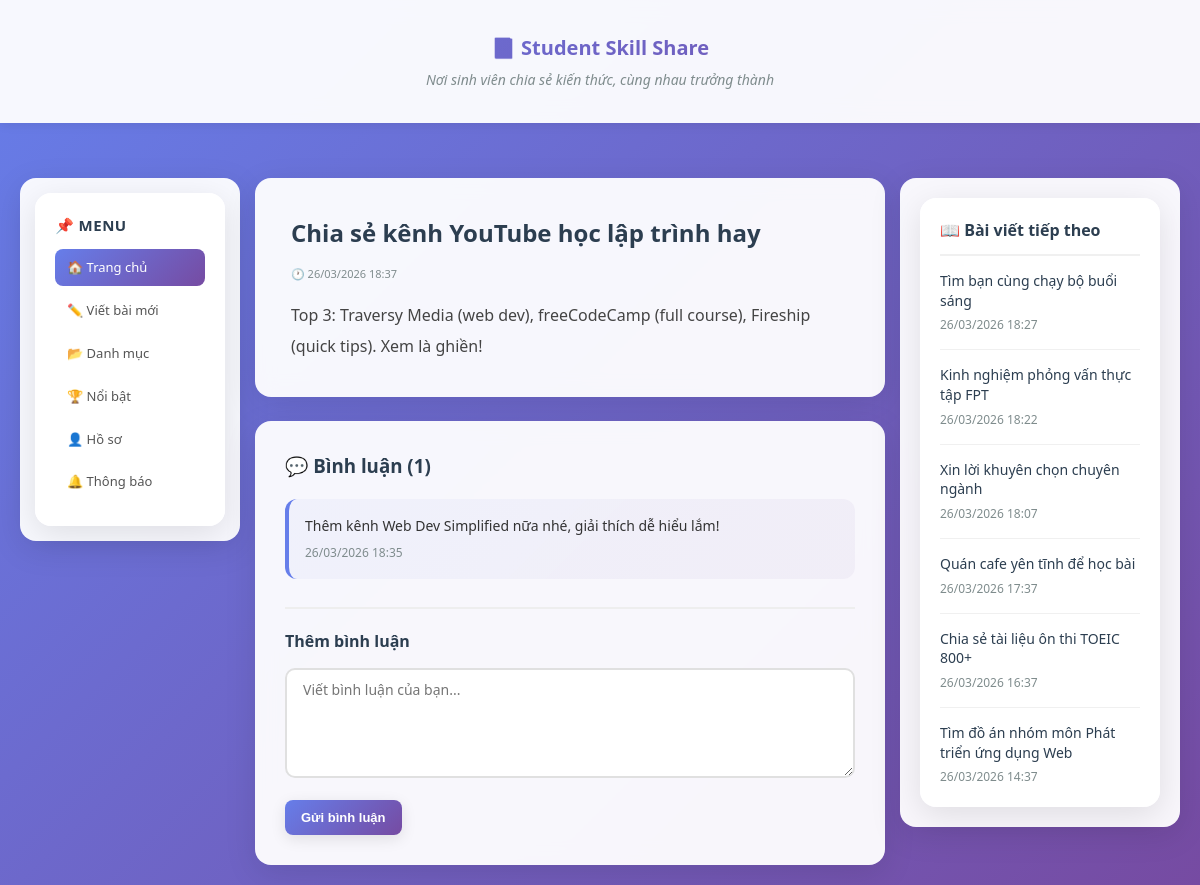
The app's page /post.php?id=20 with its own data.
### tables this page shows
CREATE TABLE IF NOT EXISTS posts (
    id INT AUTO_INCREMENT PRIMARY KEY,
    title VARCHAR(255) NOT NULL,
    content TEXT NOT NULL,
    like_count INT DEFAULT 0,
    created_at TIMESTAMP DEFAULT CURRENT_TIMESTAMP
);

CREATE TABLE IF NOT EXISTS comments (
    id INT AUTO_INCREMENT PRIMARY KEY,
    post_id INT NOT NULL,
    content TEXT NOT NULL,
    created_at TIMESTAMP DEFAULT CURRENT_TIMESTAMP,
    FOREIGN KEY (post_id) REFERENCES posts(id) ON DELETE CASCADE
);

### app/config/database.php (called while the page is built, shortened)
<?php
function getConnection() {
    static $pdo = null;
    if ($pdo === null) {
        try {
            $dsn = "mysql:host=" . DB_HOST . ";dbname=" . DB_NAME . ";charset=utf8mb4";
            $pdo = new PDO($dsn, DB_USER, DB_PASS);
            $pdo->setAttribute(PDO::ATTR_ERRMODE, PDO::ERRMODE_EXCEPTION);
            $pdo->setAttribute(PDO::ATTR_DEFAULT_FETCH_MODE, PDO::FETCH_ASSOC);
        } catch (PDOException $e) {
            error_log("Database connection failed: " . $e->getMessage());
            die("
                <!DOCTYPE html>
                <html>
                <head>
                    <meta charset='UTF-8'>
                    <title>Lỗi kết nối</title>
                    <style>
                        body { font-family: Arial; padding: 50px; background: #f5f5f5; }
                        .error-box { background: white; padding: 30px; border-radius: 10px; max-width: 600px; margin: 0 auto; box-shadow: 0 2px 10px rgba(0,0,0,0.1); }
                        h2 { color: #e74c3c; }
                        .steps { background: #f9f9f9; padding: 15px; border-left: 4px solid #3498db; margin: 20px 0; }
                    </style>
                </head>
                <body>
                    <div class='error-box'>
                        <h2>⚠️ Không thể kết nối database</h2>
                        <p>Vui lòng kiểm tra:</p>
                        <div class='steps'>
                            <ol>
                                <li>MySQL đã chạy trong XAMPP chưa?</li>
                                <li>Database 'student_blog' đã được tạo chưa?</li>
                                <li>Đã import file database.sql chưa?</li>
                                <li>Thông tin kết nối trong app/config/database.php đúng chưa?</li>
                            </ol>
                        </div>
                        <p><strong>Lỗi:</strong> " . htmlspecialchars($e->getMessage()) . "</p>
                        <p><a href='test-db.php' style='color: #3498db;'>→ Test kết nối database</a></p>
                    </div>
                </body>
                </html>
            ");
        }
    }
    return $pdo;
}

### app/models/Post.php (called while the page is built, shortened)
<?php
require_once __DIR__ . '/../config/database.php';
class Post {
    private $pdo;
    public function __construct() {
        $this->pdo = getConnection();
    }
    public function getSuggested($excludeId, $limit = 5) {
        $stmt = $this->pdo->prepare("SELECT id, title, created_at FROM posts WHERE id != :excludeId ORDER BY created_at DESC LIMIT :limit");
        $stmt->bindValue(':excludeId', (int)$excludeId, PDO::PARAM_INT);
        $stmt->bindValue(':limit', (int)$limit, PDO::PARAM_INT);
        $stmt->execute();
        return $stmt->fetchAll();
    }
    public function getById($id) {
        $stmt = $this->pdo->prepare("SELECT * FROM posts WHERE id = ?");
        $stmt->execute([$id]);
        return $stmt->fetch();
    }
}

### app/helpers/helpers.php (called while the page is built, shortened)
<?php
function escape($string) {
    return htmlspecialchars($string, ENT_QUOTES, 'UTF-8');
}
function formatDate($datetime) {
    return date('d/m/Y H:i', strtotime($datetime));
}

### app/models/Comment.php (called while the page is built, shortened)
<?php
require_once __DIR__ . '/../config/database.php';
class Comment {
    private $pdo;
    public function __construct() {
        $this->pdo = getConnection();
    }
    public function getByPostId($postId) {
        $stmt = $this->pdo->prepare("SELECT * FROM comments WHERE post_id = ? ORDER BY created_at ASC");
        $stmt->execute([$postId]);
        return $stmt->fetchAll();
    }
}

### public/post.php (the view, shortened to what this page needs)
<?php
require_once __DIR__ . '/../app/models/Post.php';
require_once __DIR__ . '/../app/models/Comment.php';
require_once __DIR__ . '/../app/helpers/helpers.php';
$postId = isset($_GET['id']) ? (int)$_GET['id'] : 0;
$postModel = new Post();
$commentModel = new Comment();
$post = $postModel->getById($postId);
$comments = $commentModel->getByPostId($postId);
$suggested = $postModel->getSuggested($postId, 6);
?>
<!DOCTYPE html>
<html lang="vi">
<head>
    <link rel="stylesheet" href="assets/style.css">
</head>
<body>
    <header>
        <div class="container">
            <h1>📘 Student Skill Share</h1>
            <p class="slogan">Nơi sinh viên chia sẻ kiến thức, cùng nhau trưởng thành</p>
        </div>
    </header>
    <div class="container">
        <div class="layout-grid layout-grid--detail">
            <aside class="sidebar-left">
                <nav class="side-menu">
                    <h4>📌 Menu</h4>
                    <ul>
                        <li><a href="index.php" class="active">🏠 Trang chủ</a></li>
                        <li><a href="create.php">✏️ Viết bài mới</a></li>
                        <li><a href="#" class="coming-soon" data-feature="Danh mục chủ đề">📂 Danh mục</a></li>
                        <li><a href="#" class="coming-soon" data-feature="Bảng xếp hạng">🏆 Nổi bật</a></li>
                        <li><a href="#" class="coming-soon" data-feature="Hồ sơ cá nhân">👤 Hồ sơ</a></li>
                        <li><a href="#" class="coming-soon" data-feature="Thông báo">🔔 Thông báo</a></li>
                    </ul>
                </nav>
            </aside>
            <main class="main-content">
                <div class="post-detail">
                    <h2><?= escape($post['title']) ?></h2>
                    <div class="post-meta">🕐 <?= formatDate($post['created_at']) ?></div>
                    <div class="post-content"><?= nl2br(escape($post['content'])) ?></div>
                </div>
                <div class="comments-section">
                    <h3>💬 Bình luận (<?= count($comments) ?>)</h3>
                    <?php if (empty($comments)): ?>
                        <div class="empty-state"><p>Chưa có bình luận nào. Hãy là người đầu tiên!</p></div>
                    <?php else: ?>
                        <?php foreach ($comments as $comment): ?>
                            <div class="comment-item">
                                <div class="comment-content"><?= nl2br(escape($comment['content'])) ?></div>
                                <div class="comment-meta"><?= formatDate($comment['created_at']) ?></div>
                            </div>
                        <?php endforeach; ?>
                    <?php endif; ?>
                    <div class="comment-form">
                        <h4>Thêm bình luận</h4>
                        <form method="POST" action="comment.php">
                            <div class="form-group">
                                <textarea name="content" placeholder="Viết bình luận của bạn..." required></textarea>
                            </div>
                            <button type="submit" class="btn btn-primary">Gửi bình luận</button>
                        </form>
                    </div>
                </div>
            </main>
            <aside class="sidebar-right">
                <div class="suggested-posts">
                    <h4>📖 Bài viết tiếp theo</h4>
                    <?php if (empty($suggested)): ?>
                        <p class="no-suggest">Chưa có bài viết nào khác.</p>
                    <?php else: ?>
                        <ul>
                            <?php foreach ($suggested as $s): ?>
                                <li>
                                    <a href="post.php?id=<?= $s['id'] ?>"><?= escape($s['title']) ?></a>
                                    <span class="suggest-date"><?= formatDate($s['created_at']) ?></span>
                                </li>
                            <?php endforeach; ?>
                        </ul>
                    <?php endif; ?>
                </div>
            </aside>
        </div>
    </div>
</body>
</html>

### records on screen
posts: title "Chia sẻ kênh YouTube học lập trình hay", created_at "26/03/2026 18:37", content "Top 3: Traversy Media (web dev), freeCodeCamp (full course), Fireship (quick tips). Xem là ghiền!"
comments: content "Thêm kênh Web Dev Simplified nữa nhé, giải thích dễ hiểu lắm!", created_at "26/03/2026 18:35"
posts: title "Tìm bạn cùng chạy bộ buổi sáng", created_at "26/03/2026 18:27"
posts: title "Kinh nghiệm phỏng vấn thực tập FPT", created_at "26/03/2026 18:22"
posts: title "Xin lời khuyên chọn chuyên ngành", created_at "26/03/2026 18:07"
posts: title "Quán cafe yên tĩnh để học bài", created_at "26/03/2026 17:37"
posts: title "Chia sẻ tài liệu ôn thi TOEIC 800+", created_at "26/03/2026 16:37"
posts: title "Tìm đồ án nhóm môn Phát triển ứng dụng Web", created_at "26/03/2026 14:37"

### other values on screen
count($comments) "1"
